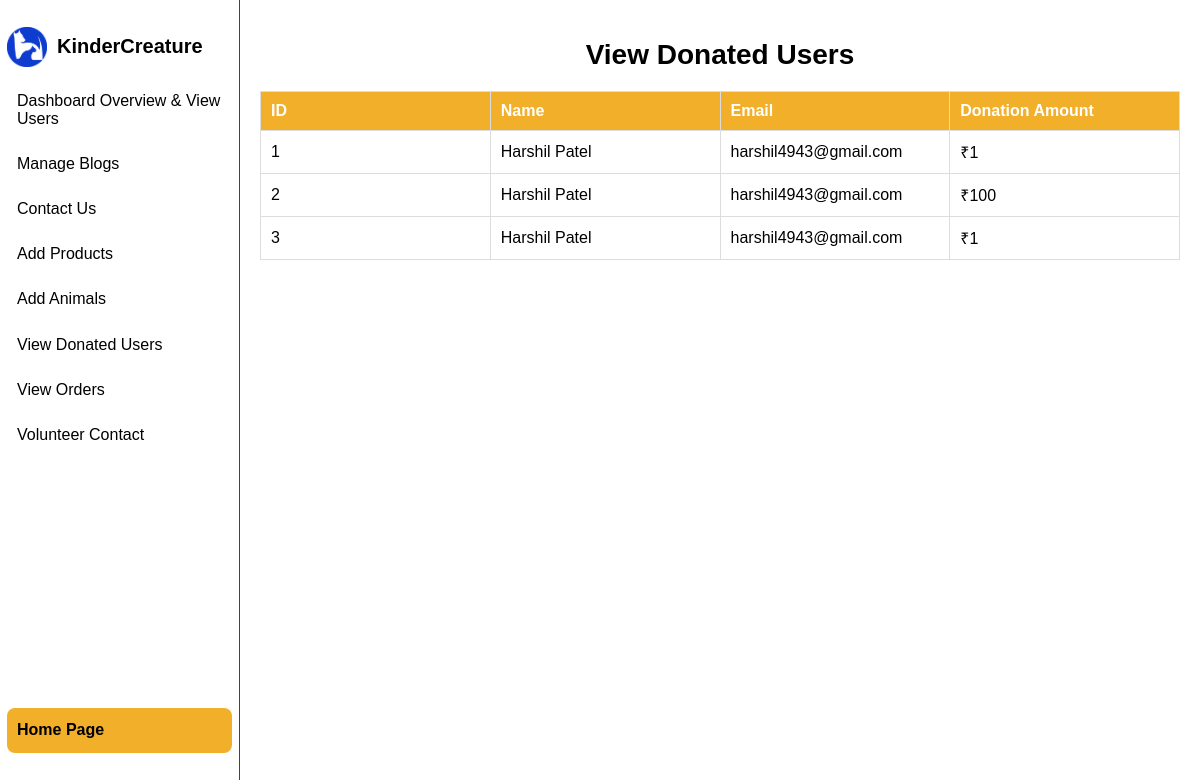
Screenshot of /src/subadmin/view_donated_users.php with the database file from the repository.
### tables this page shows
CREATE TABLE `donations` (
  `donate_id` int(10) NOT NULL,
  `f_name` varchar(50) NOT NULL,
  `l_name` varchar(50) NOT NULL,
  `donate_email` varchar(50) NOT NULL,
  `donate_contact` bigint(50) NOT NULL,
  `donate_amount` int(10) NOT NULL,
  `payment_id` varchar(100) NOT NULL
);

### src/subadmin/view_donated_users.php (the view, shortened to what this page needs)
<!DOCTYPE html>
<html lang="en">
<head>
  <link rel="stylesheet" href="style.css">
</head>
<body>
  <div class="dashboard">
  <nav id="sidebar">
  <div class="logo">
        <img src="web_logo.png" alt="" class="kc-img" >
        <p>KinderCreature</p>
      </div>
      <ul>
        <li class="active"><a href="dashboard.php">Dashboard Overview & View Users</a></li>
        <li class="active"><a href="manage_blogs.php">Manage Blogs</a></li>
        <li class="active"><a href="contact_us.php">Contact Us</a></li>
        <li class="active"><a href="add_products.php">Add Products</a></li>
        <li class="active"><a href="add_animals.php" class="active">Add Animals</a></li>
        <li class="active"><a href="view_donated_users.php">View Donated Users</a></li>
        <li class="active"><a href="view_orders.php">View Orders</a></li>
        <li class="active"><a href="volunteer_contact.php">Volunteer Contact</a></li>
      </ul>
      <div class="home-button">
        <a href="\KinderCreature\src\home_page\home.php" class="btn">Home Page</a>
      </div>
    </nav>
    <main class="main-content">
      <h1>View Donated Users</h1>
      <table>
        <thead>
          <tr>
            <th>ID</th>
            <th>Name</th>
            <th>Email</th>
            <th>Donation Amount</th>
          </tr>
        </thead>
        <tbody>
          <?php
          include '../database.php';
          $sql = "SELECT donate_id, CONCAT(f_name, ' ', l_name) AS full_name, donate_email, donate_amount FROM donations";
          $result = $mysqli->query($sql);
          if ($result->num_rows > 0) {
              while ($row = $result->fetch_assoc()) {
                  echo "<tr>
                          <td>" . htmlspecialchars($row['donate_id']) . "</td>
                          <td>" . htmlspecialchars($row['full_name']) . "</td>
                          <td>" . htmlspecialchars($row['donate_email']) . "</td>
                          <td>₹" . htmlspecialchars($row['donate_amount']) . "</td>
                        </tr>";
              }
          } else {
              echo "<tr><td colspan='4'>No donated users found</td></tr>";
          }
          ?>
        </tbody>
      </table>
    </main>
  </div>
</body>
</html>

### src/subadmin/style.css (style rules this page uses)
body { font-family: Arial, sans-serif; margin: 0; padding: 0; display: flex; background-color: #f4f4f9; box-sizing: border-box; }
.dashboard { display: flex; width: 100%; height: 100vh; }
.main-content { flex: 1; padding: 20px; overflow-y: auto; }
main h1 { font-size: 28px; margin-bottom: 20px; }
table { width: 100%; table-layout: fixed; border-collapse: collapse; margin-top: 20px; }
table th, table td { border: 1px solid #ddd; padding: 10px; text-align: left; }
table th { background-color: #F2AF29; color: #fff; }
ul { list-style: none; padding: 0; margin: 0; align-items: center; }
.main-content { flex: 1; padding: 20px; overflow-y: auto; background-color: #ffffff; color: black; }
h1 { font-size: 24px; margin-bottom: 20px; }
table { width: 100%; border-collapse: collapse; margin-top: 20px; }
table th, table td { border: 1px solid #ddd; padding: 10px; text-align: left; word-wrap: break-word; white-space: normal; text-overflow: ellipsis; overflow: hidden; }
.home-button { margin-top: 250px; text-align: center; }
.home-button .btn { display: inline-block; padding: 10px 20px; color: #fff; background-color: #F2AF29; text-decoration: none; border-radius: 5px; font-weight: bold; }
main>h1 { text-align: center; }
#sidebar { box-sizing: border-box; height: 100vh; width: 240px; padding: 5px 7px; background-color: #ffffff; border-right: 1px solid #42434a; position: sticky; top:0; align-self: start; }
#sidebar ul { list-style: none; padding: 0px 0px 0px 0px; }
#sidebar ul li { display: flex; justify-content: left; font-size: 16px; }
#sidebar a { border-radius: .5em; padding: .85em; padding-left: 10px; padding-right: 10px; text-decoration: none; color: black; display: flex; align-items: center; }
.logo { margin-top: 10px; display: flex; flex-direction: row; align-items: center; }
.logo>p { padding-left: 10px; color:black; font-size: 20px; font-weight: 600; }
.logo>img { width: 40px; height: 40px; }

### rows the page displays
donations: donate_id "1", full_name "Harshil Patel", donate_email "harshil4943@gmail.com", donate_amount "1"
donations: donate_id "2", full_name "Harshil Patel", donate_email "harshil4943@gmail.com", donate_amount "100"
donations: donate_id "3", full_name "Harshil Patel", donate_email "harshil4943@gmail.com", donate_amount "1"
